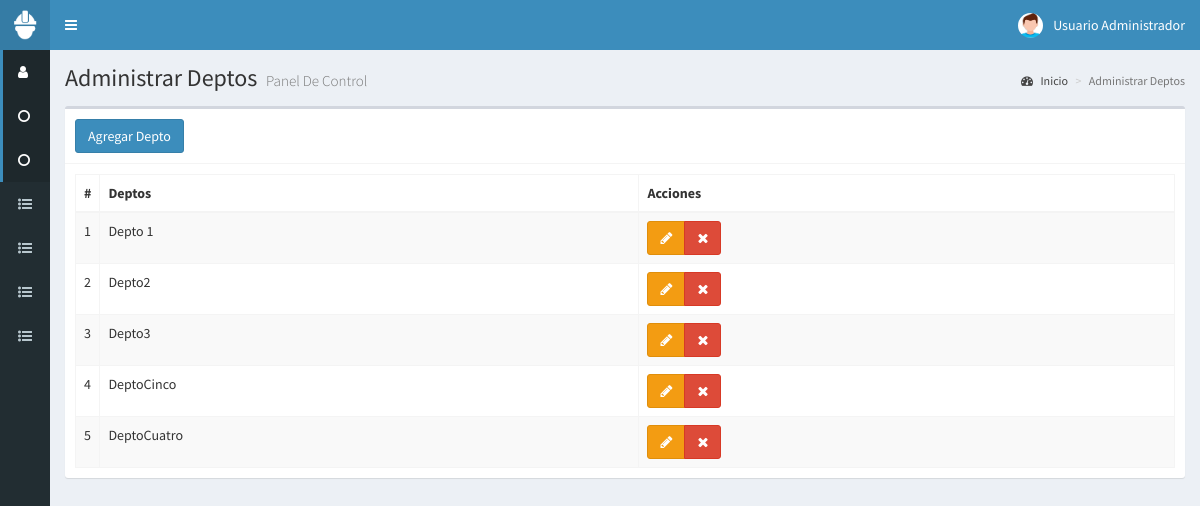
Screenshot of /deptos (signed in) with the database file from the repository.
### tables this page shows
CREATE TABLE t_Depto
(
  id_depto SMALLINT UNSIGNED PRIMARY KEY AUTO_INCREMENT,
  descripcion VARCHAR(50) NOT NULL	
);

### controladores/plantilla.controlador.php (called while the page is built)
<?php
  class ControladorPlantilla
  {
    static public function ctrPlantilla()
    {
      include "vistas/plantilla.php";
    }
  }

### index.php (called while the page is built, shortened)
<?php
require_once "controladores/plantilla.controlador.php";
require_once "controladores/ventas.controlador.php";
require_once "controladores/deptos.controlador.php";
require_once "controladores/subir-csv.controlador.php";
require_once "modelos/deptos.modelo.php";
$plantilla = new ControladorPlantilla();
$plantilla->ctrPlantilla();

### controladores/deptos.controlador.php (called while the page is built, shortened)
<?php
  class ControladorDeptos
  {
		static public function ctrMostrarDeptos($item,$valor)
		{
			$tabla = "t_Depto";
			$respuesta = ModeloDeptos::mdlMostrarDeptos($tabla,$item,$valor);
			return $respuesta;
		}
  }
?>

### modelos/conexion.php (called while the page is built)
<?php
  class Conexion
  {
    static public function conectar()
    {
      $link = new PDO("mysql:host=localhost;dbname=bd_responsivas",
                      "usuario_responsiva",
											"responsivas-2020");
			$link->setAttribute(PDO::ATTR_ERRMODE, PDO::ERRMODE_EXCEPTION);
			$mitz="America/Tijuana";
			$tz = (new DateTime('now', new DateTimeZone($mitz)))->format('P');
			$link->exec("SET time_zone='$tz';");
      $link->exec("set names utf8");
      return $link;
    }
  }
?>

### modelos/deptos.modelo.php (called while the page is built, shortened)
<?php
	require_once "conexion.php";
	class ModeloDeptos
	{
    static public function mdlMostrarDeptos($tabla,$item,$valor)
    {
			if ($item != null)
			{
				$stmt = Conexion::conectar()->prepare("SELECT * FROM $tabla WHERE $item = :$item");
				$stmt->bindParam(":".$item,$valor, PDO::PARAM_STR);
				$stmt->execute();
				$registros = $stmt->fetch();
				$stmt->closeCursor();
				$stmt=null;
				return $registros;
			}
			else
			{
				$stmt = Conexion::conectar()->prepare("SELECT * FROM $tabla ORDER BY descripcion");
				$stmt->execute();
				$registros = $stmt->fetchAll();
				return $registros;
			}
		}
	}
?>

### vistas/modulos/deptos.php (the view, shortened to what this page needs)
<div class="content-wrapper">
  <section class="content-header">
    <h1>
      Administrar Deptos
      <small>Panel De Control</small>
    </h1>
    <ol class="breadcrumb">
      <li><a href="inicio"><i class="fa fa-dashboard"></i> Inicio</a></li>
      <li class="active">Administrar Deptos</li>
    </ol>
  </section>
  <section class="content">
    <div class="box">
      <div class="box-header with-border">
        <button class="btn btn-primary"  data-toggle="modal" data-target="#modalAgregarDeptos">
          Agregar Depto
        </button>
      </div>
      <div class="box-body">
        <table class="table table-bordered table-striped dt-responsive tablas">
          <thead>
            <tr>
              <th style="width:10px">#</th>
              <th>Deptos</th>
              <th>Acciones </th>
            </tr>
          </thead>
          <tbody>
					<?php
						$item = null;
						$valor = null;
						$deptos = ControladorDeptos::ctrMostrarDeptos($item,$valor);
						foreach ($deptos as $key => $value)
						{
							echo '
										<tr>
											<td>'.($key+1).'</td>
											<td>'.$value["descripcion"].'</td>
											<td>
												<div class="btn-group">
													<button class="btn btn-warning btnEditarDepto" idDepto="'.$value["id_depto"].'" data-toggle="modal" data-target="#modalEditarDepto"><i class="fa fa-pencil"></i></button>';
													if ($_SESSION["perfil"] == "Administrador")
													{
														echo '
													<button class="btn btn-danger btnEliminarDepto" idDepto="'.$value["id_depto"].'"><i class="fa fa-times"></i></button>';
													}
												echo '</div>
											</td>
										</tr>';
						}
					?>
          </tbody>
        </table>
      </div>
    </div>
  </section>
</div>

### rows the page displays
t_depto: descripcion "Depto 1"
t_depto: descripcion "Depto2"
t_depto: descripcion "Depto3"
t_depto: descripcion "DeptoCinco"
t_depto: descripcion "DeptoCuatro"

### other values shown
$_SESSION["nombre"] "Usuario Administrador"
